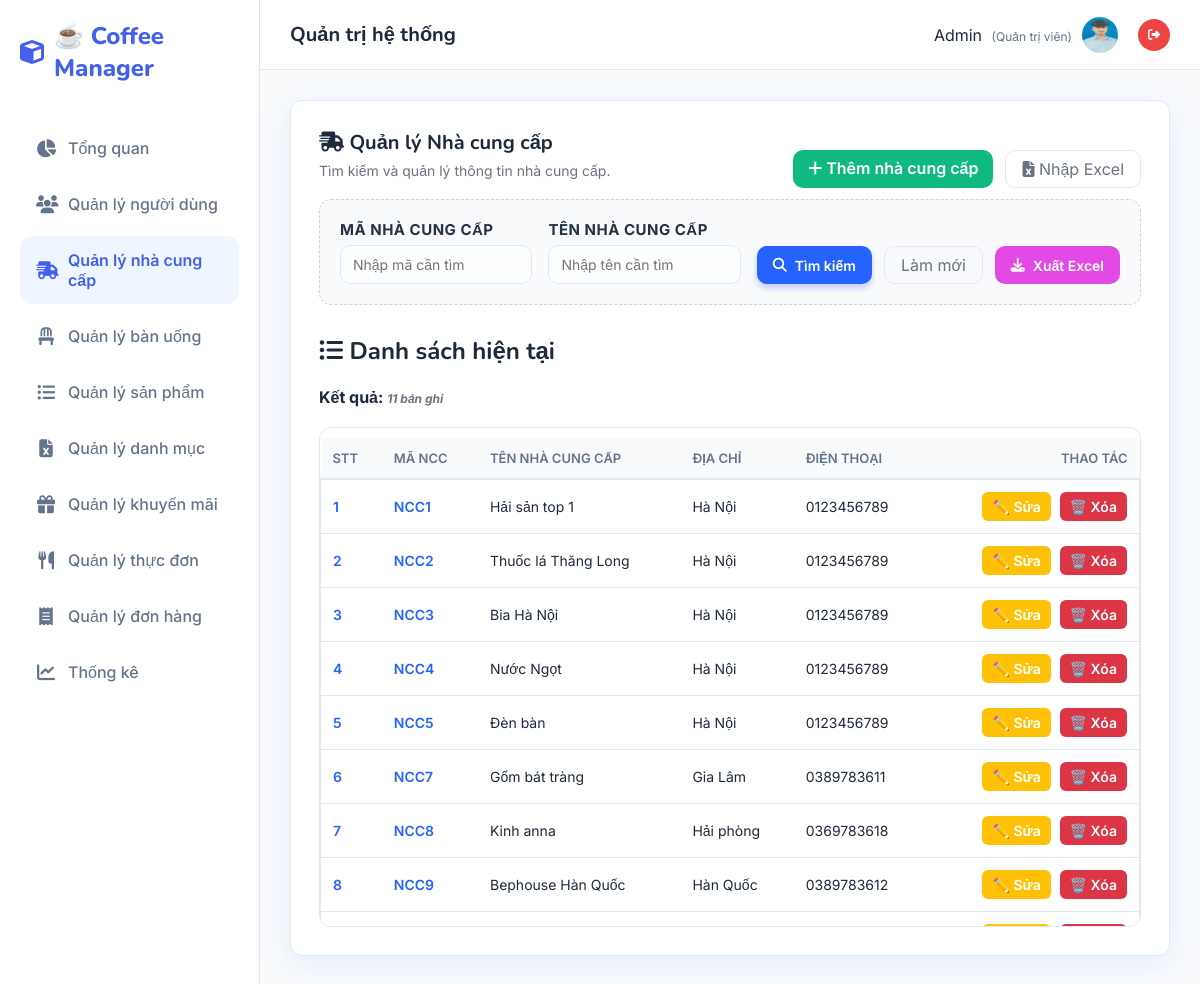
The app's page /Nhacungcap/danhsach (signed in), older data.
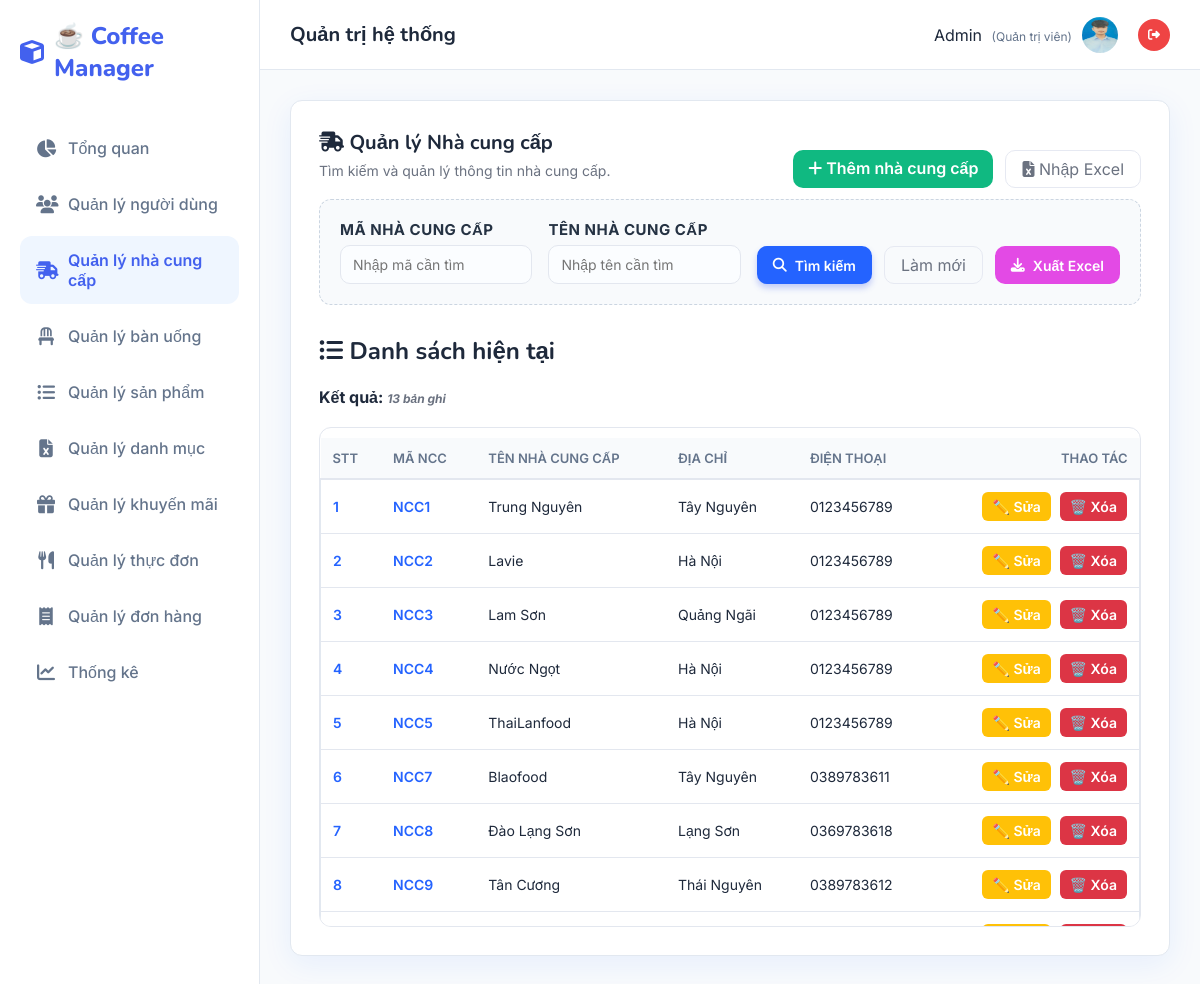
The same page, newer data.
### tables this page shows
CREATE TABLE `Nhacungcap` (
  `mancc` varchar(20) NOT NULL,
  `tenncc` varchar(100) NOT NULL,
  `diachi` varchar(255) DEFAULT NULL,
  `dienthoai` varchar(20) DEFAULT NULL
);

### MVC/Core/controller.php (called while the page is built, shortened)
<?php
    class controller{
        public function model($model){
        return new $model;
        }
        public function view($view,$data=[]){
            include_once __DIR__.'/../Views/'.$view.'.php';
        }
    }
?>

### MVC/Controllers/Nhacungcap.php (called while the page is built, shortened)
<?php
    class Nhacungcap extends controller{
        private $ncc;
        function __construct()
        {
            $this->ncc = $this->model("Nhacungcap_m");
        }
        function danhsach(){
            $result = $this->ncc->Nhacungcap_find('', '');
            $this->view('Master',[
                'page' => 'Danhsachnhacungcap_v',
                'mancc' => '',
                'tenncc' => '',
                'diachi' => '',
                'dienthoai' => '',
                'dulieu' => $result
            ]);
        }
    }
?>

### MVC/Core/app.php (called while the page is built, shortened)
<?php
    class app{
        protected $action = "Get_data";
        function __construct()
        {
            $arr = $this->processURL();
            if($arr!=null){
                if(file_exists(__DIR__.'/../Controllers/'.$arr[0].'.php')){
                    unset($arr[0]);
                }
            }
            $this->controller=new $this->controller;
            if(isset($arr[1])){
                if(method_exists($this->controller,$arr[1])){
                    $this->action=$arr[1];
                    unset($arr[1]);
                }
            }
            $this->param=$arr?array_values($arr):[];
            call_user_func_array([$this->controller,$this->action],$this->param);
        }
        function processURL(){
        if(isset($_GET['url'])){
            return explode('/',filter_var(trim($_GET['url']),FILTER_DEFAULT));
        }
    }
    }
?>

### index.php (called while the page is built, shortened)
<?php
    $myapp = new app();
?>

### MVC/Core/connectDB.php (called while the page is built, shortened)
<?php
    class connectDB{
            function __construct()
            {
                $this->con=mysqli_connect('localhost','root','','Web');
            }
    }
?>

### MVC/Models/Nhacungcap_m.php (called while the page is built, shortened)
<?php
    class Nhacungcap_m extends connectDB{
        function Nhacungcap_find($mancc, $tenncc){
            $sql = "SELECT * FROM nhacungcap WHERE mancc LIKE '%$mancc%' AND tenncc LIKE '%$tenncc%' ORDER BY LENGTH(mancc), mancc";
            return mysqli_query($this->con, $sql);
        }
    }
?>

### MVC/Views/Pages/Danhsachnhacungcap_v.php (the view, shortened to what the rows shown need)
<!DOCTYPE html>
<html lang="vi">
<body>
    <main role="main">
        <div class="card">
            <div class="actions-top">
                <div>
                    <h1><i class="fa-solid fa-truck-fast"></i> Quản lý Nhà cung cấp</h1>
                </div>
            </div>
            <h2><i class="fa-solid fa-list-ul"></i> Danh sách hiện tại</h2>
            <?php if(isset($data['dulieu'])){
            ?>
            <div class="table-container">
                <table>
                    <thead>
                        <tr>
                            <th>STT</th>
                            <th>Mã NCC</th>
                            <th>Tên nhà cung cấp</th>
                            <th>Địa chỉ</th>
                            <th>Điện thoại</th>
                            <th style="text-align:right">Thao tác</th>
                        </tr>
                    </thead>
                    <tbody id="nccBody">
                        <?php
                    $serial = 1;
                    while($row = mysqli_fetch_array($data['dulieu'])){
                        ?>
                        <tr>
                            <td><span style="font-weight:600;color:var(--accent)"><?php echo $serial++; ?></span>
                            </td>
                            <td><span style="font-weight:600;color:var(--accent)"><?php echo $row['mancc'] ?></span>
                            </td>
                            <td><?php echo $row['tenncc'] ?></td>
                            <td><?php echo $row['diachi'] ?></td>
                            <td><?php echo $row['dienthoai'] ?></td>
                            <td style="text-align:right">
                                <a href="http://localhost/QLSP/Nhacungcap/sua/<?php echo $row['mancc'] ?>"><button
                                        class="btn-edit">✏️
                                        Sửa</button></a>
                                <a href="http://localhost/QLSP/Nhacungcap/xoa/<?php echo $row['mancc'] ?>"
                                    onclick="return confirm('Bạn có chắc chắn muốn xoá không?')"><button
                                        class="btn-delete">🗑️
                                        Xóa</button></a>
                            </td>
                        </tr>
                        <?php } ?>
                    </tbody>
                </table>
            </div>
            <?php } ?>
        </div>
    </main>
</body>
</html>

Row changes from the older to the newer data that the page shows:
changed nhacungcap "NCC1": tenncc "Hải sản top 1" → "Trung Nguyên"; diachi "Hà Nội" → "Tây Nguyên"
changed nhacungcap "NCC2": tenncc "Thuốc lá Thăng Long" → "Lavie"
changed nhacungcap "NCC3": tenncc "Bia Hà Nội" → "Lam Sơn"; diachi "Hà Nội" → "Quảng Ngãi"
changed nhacungcap "NCC5": tenncc "Đèn bàn" → "ThaiLanfood"
changed nhacungcap "NCC7": tenncc "Gốm bát tràng" → "Blaofood"; diachi "Gia Lâm" → "Tây Nguyên"
changed nhacungcap "NCC8": tenncc "Kinh anna" → "Đào Lạng Sơn"; diachi "Hải phòng" → "Lạng Sơn"
changed nhacungcap "NCC9": tenncc "Bephouse Hàn Quốc" → "Tân Cương"; diachi "Hàn Quốc" → "Thái Nguyên"
Text that changed along with them:
text written by a page script: "11 bản ghi" → "13 bản ghi"
